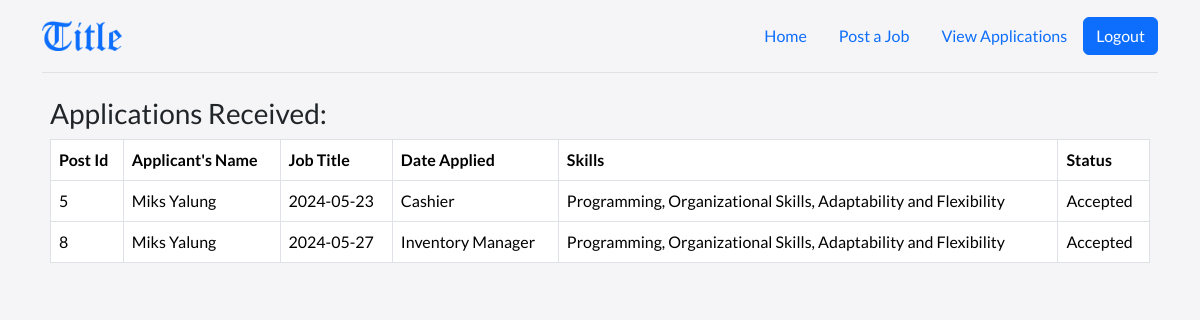
Screenshot of /title/e_viewapplications.php (signed in) with the database file from the repository.
### tables this page shows
CREATE TABLE `tbl_appliedjobs` (
  `id` int(11) NOT NULL,
  `date` date NOT NULL,
  `pid` int(11) NOT NULL,
  `jbid` int(11) NOT NULL,
  `status` varchar(20) NOT NULL
);

### title/e_viewapplications.php (the view, shortened to what this page needs)
<!DOCTYPE html>
<html lang="en" data-bs-theme="auto">
    <head>
        <link rel="stylesheet" href="https://cdn.jsdelivr.net/npm/@docsearch/css@3">
        <link href="../title/assets/dist/css/bootstrap.min.css" rel="stylesheet">
    </head>
    <body>
        <main>
            <div class="container">
                <header class="d-flex flex-wrap align-items-center justify-content-center justify-content-md-between py-3 mb-4 border-bottom">
                <img class="bi me-2" src="../title/title-img/sec-logo.png" width="80" height="30" role="img" aria-label="Title"></img>
                <div class="d-flex justify-content-between align-items-center">
                    <ul class="nav">
                        <li class="nav-item">
                            <a class="nav-link" href="e_home.php">Home</a>
                        </li>
                        <li class="nav-item">
                            <a class="nav-link" href="e_postjobs.php">Post a Job</a>
                        </li>
                        <li class="nav-item">
                            <a class="nav-link active" aria-current="page" href="#">View Applications</a>
                        </li>
                    </ul>
                    <button class="btn btn-primary" onclick="window.location.href='logout.php'">Logout</button>
                </div>
                </header>
            </div>
        </main>
        <div class="container-table">
        <div style=" height: 100vh; margin-top:0%;" class="col-md-11">
            <div>
                <h3>Applications Received:</h3>
            </div>
            <table class="table table-bordered" id='applicantsTable'>
                <thead>
                    <th>Post Id</th>
                    <th>Applicant's Name</th>
                    <th>Job Title</th>
                    <th>Date Applied</th>
                    <th>Skills</th>
                    <th>Status</th>
                </thead>
                <tbody>
                <?php
                    include 'connection.php';
                    $eid = $_SESSION['eid'];
                    $sql = "SELECT id, jbid, pid, (SELECT name FROM tbl_jobseekers WHERE id=tbl_appliedjobs.jbid) AS jbname, date,"
                        . "(SELECT title FROM tbl_jobs WHERE id=tbl_appliedjobs.pid) AS title,"
                        . "(SELECT skills FROM tbl_jobseekers WHERE id=tbl_appliedjobs.jbid) AS skills,"
                        . "status from tbl_appliedjobs WHERE pid IN (SELECT id FROM tbl_jobs WHERE eid=$eid);";
                    $appresult = $conn->query($sql);
                    if ($appresult->num_rows > 0) {
                        while ($row = $appresult->fetch_assoc()) {
                            $pid = $row['pid'];
                            $jbname = $row['jbname'];
                            $title = $row['title'];
                            $date = $row['date'];
                            $skills = $row['skills'];
                            $status = $row['status'];
                    ?>
                            <tr>
                                <td><?php echo $pid; ?></td>
                                <td><?php echo $jbname; ?></td>
                                <td><?php echo $date; ?></td>
                                <td><?php echo $title; ?></td>
                                <td><?php echo $skills; ?></td>
                                <td><?php echo $status; ?></td>
                            </tr>
                    <?php
                        }
                    }
                    ?>
        </div>
        </div>
    </body>
</html>

### title/e_viewapplications.php (style rules this page uses)
body { background-color: #f5f5f7; font-family: 'Lato', sans-serif; font-weight: 400; }
.container-table { display: flex; align-items: center; justify-content: center; height: 100vh; }
.bi { vertical-align: -.125em; fill: currentColor; }

### rows the page displays
tbl_appliedjobs: pid "5", jbname "Miks Yalung", date "2024-05-23", title "Cashier", skills "Programming, Organizational Skills, Adaptability and Flexibility", status "Accepted"
tbl_appliedjobs: pid "8", jbname "Miks Yalung", date "2024-05-27", title "Inventory Manager", skills "Programming, Organizational Skills, Adaptability and Flexibility", status "Accepted"
